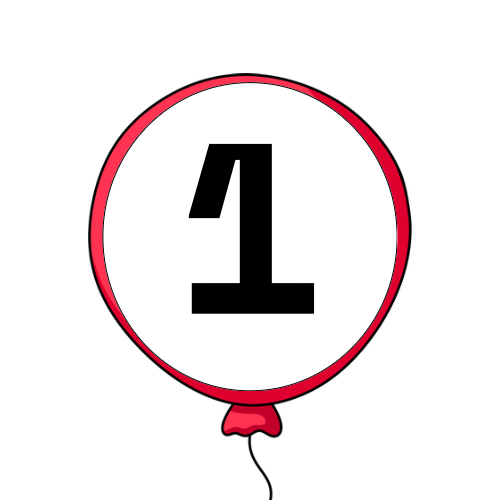
#> input picture frontend/1 3.PNG, 500 x 500 px
$ python -i alignment_service.py   (imports and definitions only)
#> lines starting #> are read from the running program, lines starting #| are printed output that depends on the picture; after the words box and inside, x2 and y2 are one past the last pixel; in counts of white or black regions, pixels touching at a corner belong together
import cv2
import numpy as np
import base64
import logging
import hashlib
from typing import List, Dict, Tuple, Optional

# Configure logging
logger = logging.getLogger(__name__)

class AlignmentService:
    """
    Industrial-grade Image Alignment Service.
    Uses ORB feature detection with RANSAC robust estimation.
    Includes preprocessing, sanity checks, and fallback mechanisms.
    """

    def __init__(self):
        # Increased feature count for complex drawings
        self.orb = cv2.ORB_create(
            nfeatures=5000,
            scaleFactor=1.2,
            nlevels=8,
            edgeThreshold=31,
            firstLevel=0,
            WTA_K=2,
            scoreType=cv2.ORB_HARRIS_SCORE,
            patchSize=31,
            fastThreshold=20
        )
        # Brute Force Matcher with Hamming distance (efficient for binary descriptors)
        self.matcher = cv2.BFMatcher(cv2.NORM_HAMMING, crossCheck=True)

        # Constants
        self.MIN_MATCH_COUNT = 10
        self.RESIZE_WIDTH = 2000  # Standardize analysis width for consistency

    # [16 lines left out: function decode_image, not called in this run]

    def preprocess_image(self, img: np.ndarray) -> Tuple[np.ndarray, float]:
        """
        Clean image and standardize resolution for consistent feature detection.
        Returns: (cleaned_image, scale_factor)
        """
        # 1. Calculate Scale Factor
        height, width = img.shape
        scale = 1.0
        if width > self.RESIZE_WIDTH:
            scale = self.RESIZE_WIDTH / width
            new_width = self.RESIZE_WIDTH
            new_height = int(height * scale)
            img = cv2.resize(img, (new_width, new_height), interpolation=cv2.INTER_AREA)

        # 2. Denoising (Gaussian Blur) - Removes scanner noise/dust
        img_blur = cv2.GaussianBlur(img, (5, 5), 0)

        # 3. Adaptive Thresholding - Handles uneven lighting/shadows on scans
        # This converts to binary (black/white) which ORB loves
        # Result: Background = 255 (White), Text = 0 (Black)
        img_thresh = cv2.adaptiveThreshold(
            img_blur, 255, cv2.ADAPTIVE_THRESH_GAUSSIAN_C,
            cv2.THRESH_BINARY, 11, 2
        )

        return img_thresh, scale

    # [555 lines left out: functions validate_homography, _transform_point, calculate_manual_alignment_matrix, port_balloons, align_and_compare_manual, align_and_compare and 3 more, not called in this run]

# Export singleton
alignment_service = AlignmentService()

>>> import cv2
>>> picture = cv2.imread('../../frontend/1 3.PNG', cv2.IMREAD_GRAYSCALE)
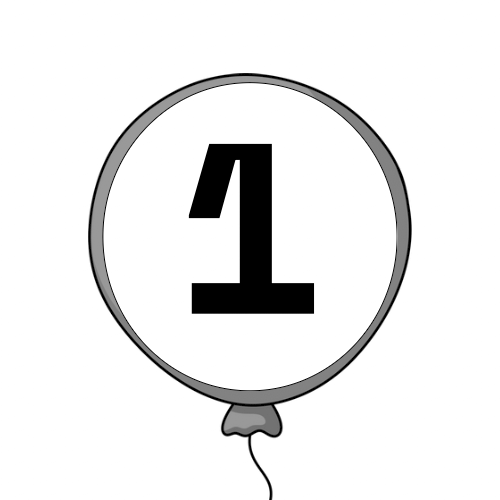
#> picture: shape (500, 500); min 0, max 255, mean 235.4
>>> result = AlignmentService().preprocess_image(picture)
#> in preprocess_image, `img_blur = cv2.GaussianBlur(img, (5, 5), 0)`:
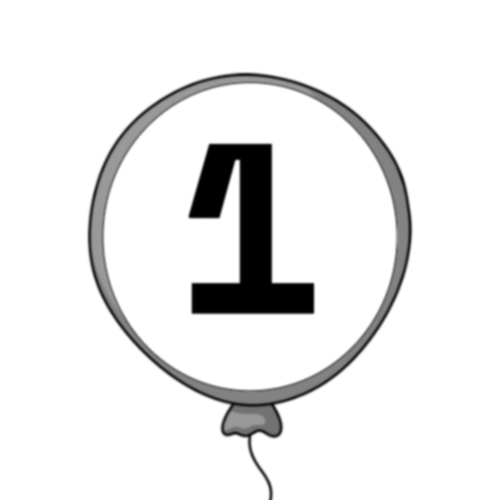
#> img_blur: shape (500, 500); min 0, max 255, mean 235.4
#> in preprocess_image, `img_thresh = cv2.adaptiveThreshold( img_blur, 255, cv2.ADAPTIVE_THRESH..`:
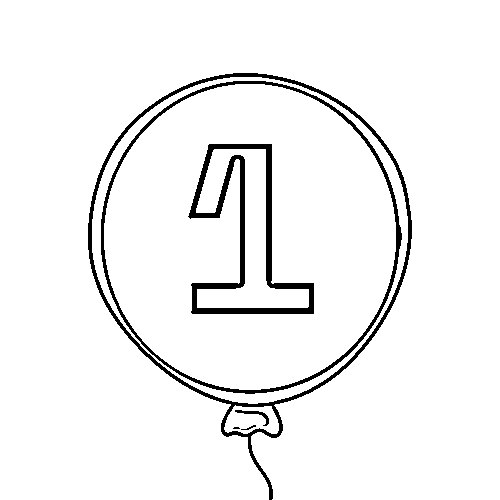
#> img_thresh: shape (500, 500); 95.3% white; 6 black regions (1 under 20 px), largest, box (x1, y1, x2, y2) and area: (88, 73, 412, 500) 4338, (188, 144, 314, 314) 4096, (101, 81, 402, 394) 3223, (235, 410, 269, 426) 125, (241, 425, 256, 430) 24

$ run again, on frontend/1 4.PNG
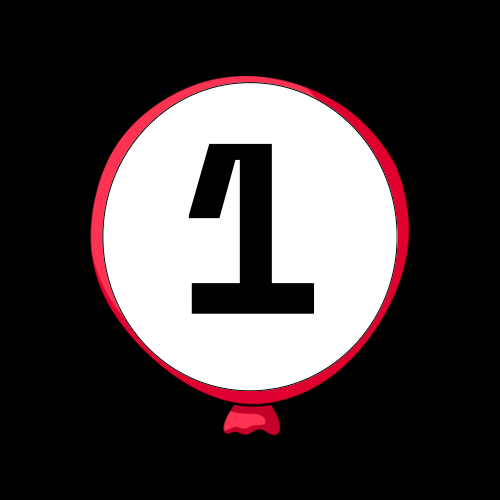
#> input picture frontend/1 4.PNG, 500 x 500 px
#> `picture = cv2.imread('../../frontend/1 3.PNG', cv2.IMREAD_GRAYSCALE)`:
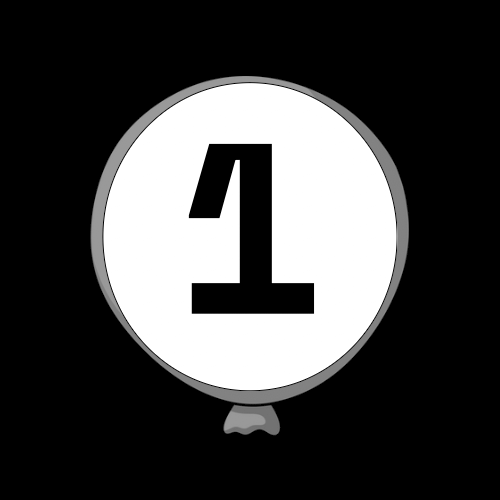
#> picture: shape (500, 500); min 0, max 255, mean 67.1
#> in preprocess_image, `img_thresh = cv2.adaptiveThreshold( img_blur, 255, cv2.ADAPTIVE_THRESH..`:
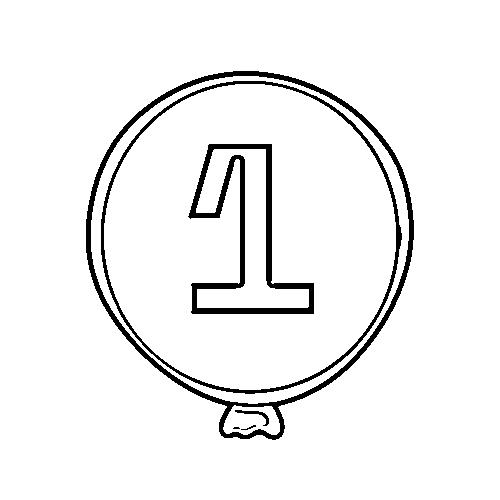
#> img_thresh: shape (500, 500); 94.8% white; 6 black regions (1 under 20 px), largest, box (x1, y1, x2, y2) and area: (86, 71, 414, 440) 5590, (188, 144, 314, 314) 4096, (101, 81, 402, 394) 3215, (235, 410, 269, 426) 125, (241, 425, 256, 430) 23
